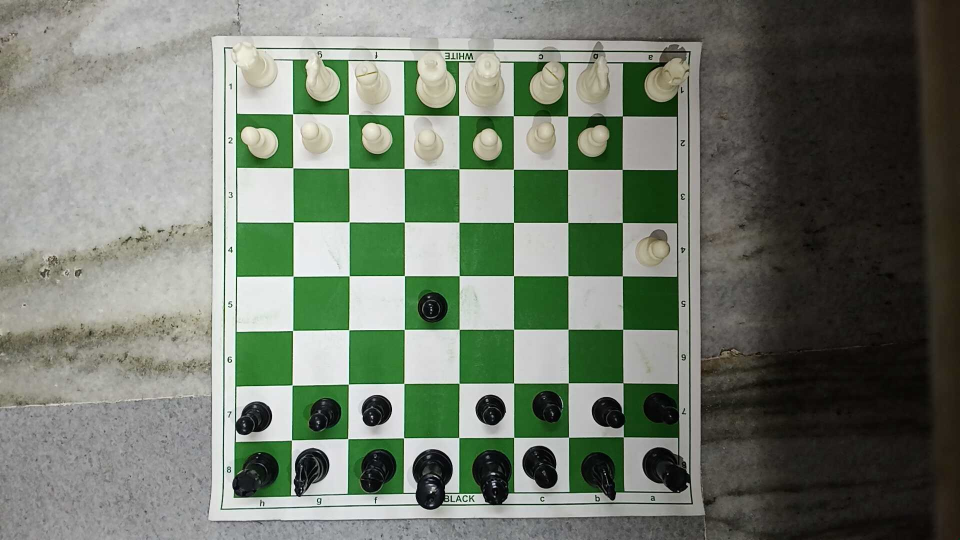
#> input picture images/mobile_frame.jpg, 1920 x 1080 px (shown at 1/2 size)
$ jupyter execute --allow-errors Untitled.ipynb
#> lines starting #> are read from the running program, lines starting #| are printed output that depends on the picture; after the words box and inside, x2 and y2 are one past the last pixel; in counts of white or black regions, pixels touching at a corner belong together
### utils/chessboard_processor.py
import math
import operator
import sys
from collections import defaultdict

import numpy as np
import cv2

import scipy.spatial as spatial
import scipy.cluster as clstr


def canny(img):
    # Maybe add some auto thresholding here
    edges = cv2.Canny(img, 80, 200)
    return edges


def hough_lines(img):
    rho, theta, thresh = 2, np.pi / 180, 600
    return cv2.HoughLines(img, rho, theta, thresh)


def sort_lines(lines):
    """
    Sorts lines by horizontal and vertical
    """
    h = []
    v = []
    for i in range(lines.shape[0]):
        rho = lines[i][0][0]
        theta = lines[i][0][1]
        if theta < np.pi / 4 or theta > np.pi - np.pi / 4:
            v.append([rho, theta])
        else:
            h.append([rho, theta])
    return h, v


def calculate_intersections(h, v):
    """
    Finds the intersection of two lines given in Hesse normal form.
    See https://stackoverflow.com/a/383527/5087436
    """
    points = []
    for rho1, theta1 in h:
        for rho2, theta2 in v:
            A = np.array([
                [np.cos(theta1), np.sin(theta1)],
                [np.cos(theta2), np.sin(theta2)]
            ])
            b = np.array([[rho1], [rho2]])
            point = np.linalg.solve(A, b)
            point = int(np.round(point[0])), int(np.round(point[1]))
            points.append(point)
    return np.array(points)


def cluster_intersections(points, max_dist=40):
    # I want to change this to kmeans
    Y = spatial.distance.pdist(points)
    Z = clstr.hierarchy.single(Y)
    T = clstr.hierarchy.fcluster(Z, max_dist, 'distance')
    clusters = defaultdict(list)
    for i in range(len(T)):
        clusters[T[i]].append(points[i])
    clusters = clusters.values()
    clusters = map(lambda arr: (np.mean(np.array(arr)[:, 0]), np.mean(np.array(arr)[:, 1])), clusters)

    result = []
    for point in clusters:
        result.append([point[0], point[1]])
    return result


def find_chessboard_corners(points):
    """
    Code from https://medium.com/@neshpatel/solving-sudoku-part-ii-9a7019d196a2
    """
    # Bottom-right point has the largest (x + y) value
    # Top-left has point smallest (x + y) value
    # Bottom-left point has smallest (x - y) value
    # Top-right point has largest (x - y) value
    bottom_right, _ = max(enumerate([pt[0] + pt[1] for pt in points]), key=operator.itemgetter(1))
    top_left, _ = min(enumerate([pt[0] + pt[1] for pt in points]), key=operator.itemgetter(1))
    bottom_left, _ = min(enumerate([pt[0] - pt[1] for pt in points]), key=operator.itemgetter(1))
    top_right, _ = max(enumerate([pt[0] - pt[1] for pt in points]), key=operator.itemgetter(1))
    return [points[top_left], points[top_right], points[bottom_left], points[bottom_right]]


def distance_between(p1, p2):
    """
    Code from https://medium.com/@neshpatel/solving-sudoku-part-ii-9a7019d196a2
    """
    a = p2[0] - p1[0]
    b = p2[1] - p1[1]
    return np.sqrt((a ** 2) + (b ** 2))


def warp_image(img, edges):
    """
    Code from https://medium.com/@neshpatel/solving-sudoku-part-ii-9a7019d196a2
    """
    top_left, top_right, bottom_left, bottom_right = edges[0], edges[1], edges[2], edges[3]

    # Explicitly set the data type to float32 or 'getPerspectiveTransform' will throw an error
    warp_src = np.array([top_left, top_right, bottom_right, bottom_left], dtype='float32')

    side = max([
        distance_between(bottom_right, top_right),
        distance_between(top_left, bottom_left),
        distance_between(bottom_right, bottom_left),
        distance_between(top_left, top_right)
    ])

    # Describe a square with side of the calculated length, this is the new perspective we want to warp to
    warp_dst = np.array([[0, 0], [side - 1, 0], [side - 1, side - 1], [0, side - 1]], dtype='float32')

    # Gets the transformation matrix for skewing the image to fit a square by comparing the 4 before and after points
    m = cv2.getPerspectiveTransform(warp_src, warp_dst)

    # Performs the transformation on the original image
    return cv2.warpPerspective(img, m, (int(side), int(side)))


def cut_chessboard(img, output_path="boxes", output_prefix="box"):
    side_len = int(img.shape[0] / 8)
    for i in range(8):
        for j in range(8):
            row_ind1 = i * side_len
            row_ind2 = (i+1) * side_len

            col_ind1 = j * side_len
            col_ind2 = (j+1) * side_len
            tile = img[row_ind1:row_ind2, col_ind1:col_ind2]
            box_idx = j + i * 8
            if  box_idx <= 15 or box_idx >= 48:
                if box_idx < 10:
                    cv2.imwrite(output_path +"/"+ output_prefix + "-0" + str(j + i * 8) + "-true.jpg", tile)
                else:
                    cv2.imwrite(output_path +"/"+ output_prefix + "-" + str(j + i * 8) + "-true.jpg", tile)
            else:
                cv2.imwrite(output_path +"/"+ output_prefix + "-" + str(j + i * 8) + ".jpg", tile)


def resize_image(img):
    """
    Resizes image to a maximum width of 800px
    """
    width = img.shape[1]
    if width > 800:
        scale = 800 / width
        return cv2.resize(img, None, fx=scale, fy=scale)
    else:
        return img


def process_chessboard(src_path, output_path, output_prefix="", debug=False):
#> called with src_path = 'images/mobile_frame.jpg', output_path = 'images/box_folder/', output_prefix = 'box', debug = True
    try:
        src = cv2.imread(src_path)
#> src is the input picture: shape (1080, 1920, 3); mean B, G, R 108.7, 122.1, 113.7
    except:
        src = src_path

    if src is None:
        sys.exit("There is no file with this path!")

    src = resize_image(src)
#> in resize_image, `return cv2.resize(img, None, fx=scale, fy=scale)`:
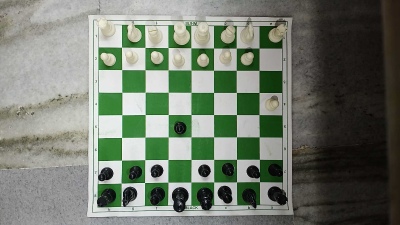
#> returned value: shape (450, 800, 3) (shown at 1/2 size); mean of channels 0, 1, 2 108.7, 122.1, 113.7; drawn as B, G, R
    src_copy = src.copy()

    # Convert to grayscale
    process = cv2.cvtColor(src, cv2.COLOR_BGR2GRAY)
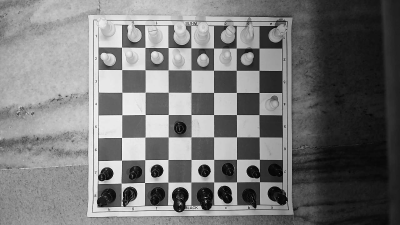
#> process: shape (450, 800) (shown at 1/2 size); min 0, max 250, mean 118.1

    if debug:
        cv2.imshow("Grayscale", process)
        cv2.imwrite('results/grayscale.png', process)
        cv2.waitKey()
        cv2.destroyWindow("Grayscale")

    # Blur to remove disturbing things
    process = cv2.blur(process, (4, 4))
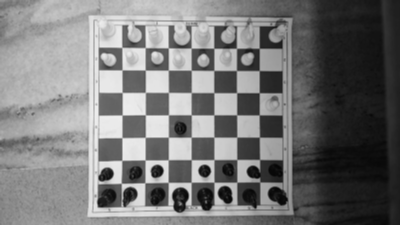
#> process: shape (450, 800) (shown at 1/2 size); min 5, max 242, mean 118.2

    if debug:
        cv2.imshow("Blur", process)
        cv2.imwrite('results/blur.png', process)
        cv2.waitKey()
        cv2.destroyWindow("Blur")

    # Use Canny Edge Detector https://en.wikipedia.org/wiki/Canny_edge_detector
    process = canny(process)
#> in canny, `edges = cv2.Canny(img, 80, 200)`:
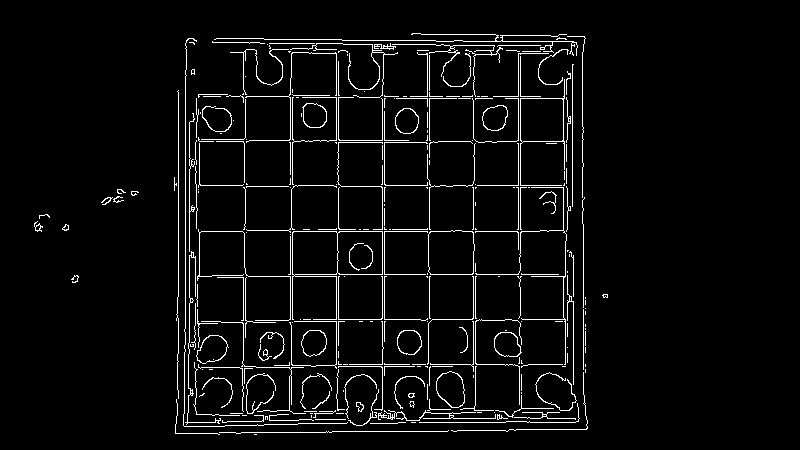
#> edges: shape (450, 800); 4.3% white in thin lines or dots, all inside (x1, y1, x2, y2) = (34, 33, 608, 435)

    if debug:
        cv2.imshow("Canny", process)
        cv2.imwrite('results/canny.png', process)
        cv2.waitKey()
        cv2.destroyWindow("Canny")

    # Dilate image (thicker lines)
    process = cv2.dilate(process, np.ones((3, 3), dtype=np.uint8))
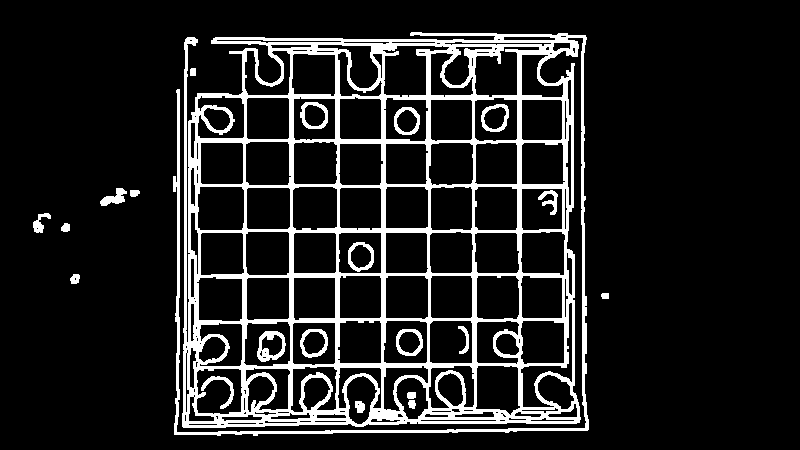
#> process: shape (450, 800); 12.8% white; 21 white regions, largest, box (x1, y1, x2, y2) and area: (173, 32, 589, 436) 42381, (257, 331, 286, 362) 421, (300, 329, 328, 358) 300

    if debug:
        cv2.imshow("Dilate", process)
        cv2.imwrite('results/dilate.png', process)
        cv2.waitKey()
        cv2.destroyWindow("Dilate")

    # Use Hough transform to detect lines https://en.wikipedia.org/wiki/Hough_transform
    lines = hough_lines(process)
#> lines = 37 rows, first 8: [520, 0], [428, 0], [244, 0], [384, 0], [292, 0], [336, 0], [572, 0], [196, 0]

    # Sort lines by horizontal and vertical
    h, v = sort_lines(lines)
#> the loop in sort_lines, `for i in range(lines.shape[0]):` made 37 passes
#> after the loop in sort_lines, `for i in range(lines.shape[0]):`: h = [[230, 1.57], [140, 1.57], [274, 1.57], [96, 1.57], [422, 1.57], [184, 1.57], [372, 1.55], [438, 1.55], [430, 1.55], [364, 1.57], [90, 1.59], [320, 1.57], [40, 1.57], [426, 1.55], [418, 1.55], [134, 1.59], [326, 1.55], [436, 1.52], [282, 1.55], [434, 1.54], [38, 1.59]]; v = [[520, 0], [428, 0], [244, 0], [384, 0], [292, 0], [336, 0], [572, 0], [196, 0], [184, 0], [564, 0], [472, 0], [188, 0], [584, 0], [-516, 3.12], [248, 0.0175], [-470, 3.12]]

    if debug:
        render_lines(src_copy, h, (0, 255, 0))
#> the loop in render_lines, `for rho, theta in lines:` made 21 passes
#> after the loop in render_lines, `for rho, theta in lines:`:
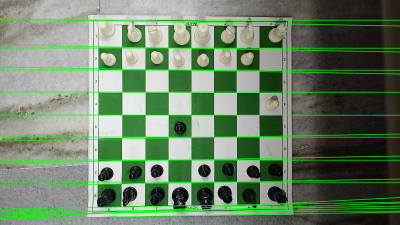
#> img: shape (450, 800, 3) (shown at 1/2 size); mean B, G, R 101.9, 130.1, 106.7
        render_lines(src_copy, v, (0, 0, 255))
#> call 2 of render_lines, with color = (0, 0, 255)
#> the loop in render_lines (call 2), `for rho, theta in lines:` made 16 passes
#> after the loop in render_lines (call 2), `for rho, theta in lines:`:
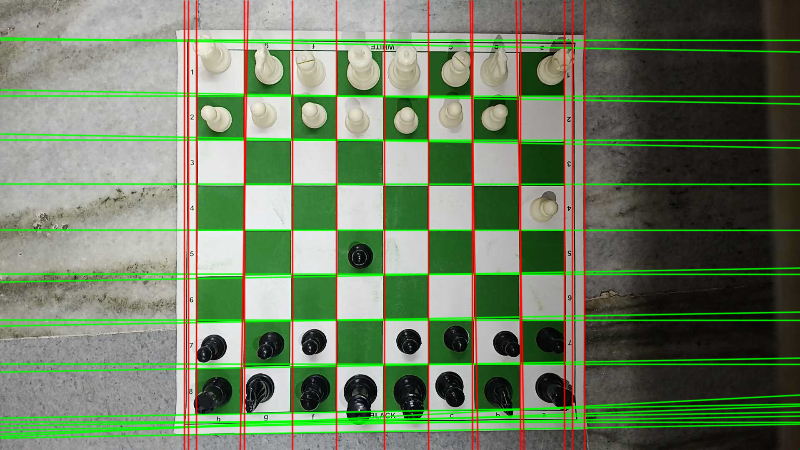
#> img: shape (450, 800, 3); 5.57% of pixels changed, all inside (x1, y1, x2, y2) = (183, 0, 586, 450)
        cv2.imshow("Sorted lines", src_copy)
        cv2.imwrite('results/sorted-lines.png', src_copy)
        cv2.waitKey()
        cv2.destroyWindow("Sorted lines")

    if len(h) < 9 or len(v) < 9:
        print("There are not enough horizontal and vertical lines in this image. Try it anyway!")

    # Calculate intersections of the horizontal and vertical lines
    intersections = calculate_intersections(h, v)
#> the loop in calculate_intersections, `for rho1, theta1 in h:` made 21 passes
#> after the loop in calculate_intersections, `for rho1, theta1 in h:`: points = 336 pairs, first value 184 to 584, second value 40 to 435
#> intersections has the same summary as points in calculate_intersections

    if debug:
        render_intersections(src_copy, intersections, (255, 0, 0), 1)
#> the loop in render_intersections, `for point in points:` made 336 passes
#> after the loop in render_intersections, `for point in points:`:
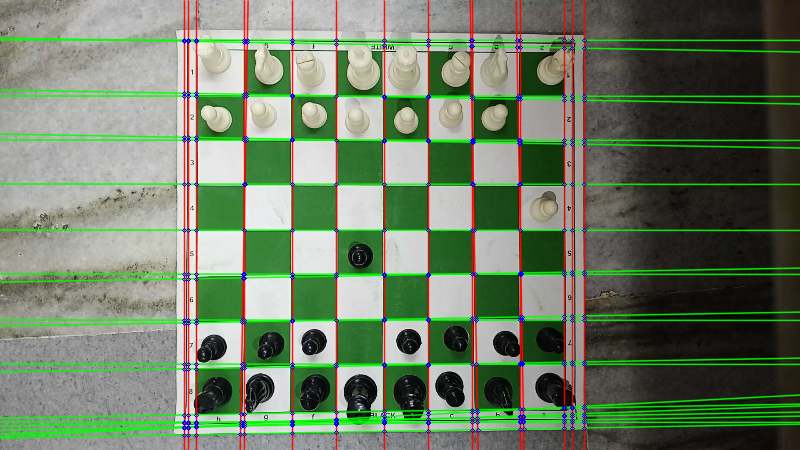
#> img: shape (450, 800, 3); 0.64% of pixels changed, all inside (x1, y1, x2, y2) = (182, 38, 587, 438)
        cv2.imshow("Intersections", src_copy)
        cv2.imwrite('results/intersections.png', src_copy)
        cv2.waitKey()
        cv2.destroyWindow("Intersections")

    # Cluster intersection since there are many
    clustered = cluster_intersections(intersections)
#> in cluster_intersections, `Z = clstr.hierarchy.single(Y)`: Z = 335 rows, first 6: [0, 13, 0, 2], [224, 272, 0, 2], [237, 285, 0, 2], [74, 138, 0, 2], [218, 314, 0, 2], [79, 143, 0, 2]
#> in cluster_intersections, `T = clstr.hierarchy.fcluster(Z, max_dist, 'distance')`: T = 336 values, max 79 at index 85, min 1 at index 199, mean 39.28
#> clustered = 79 pairs, first value 189.3 to 573.3, second value 40.5 to 425.2

    if debug:
        src_copy = src.copy()
        render_intersections(src_copy, clustered, (255, 0, 0), 5)
#> call 2 of render_intersections, with color = (255, 0, 0), size = 5
#> the loop in render_intersections (call 2), `for point in points:` made 79 passes
#> after the loop in render_intersections (call 2), `for point in points:`:
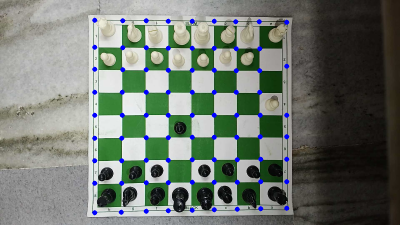
#> img: shape (450, 800, 3) (shown at 1/2 size); mean B, G, R 110.5, 119.4, 111.4
        cv2.imshow("Clustered Intersections", src_copy)
        cv2.imwrite('results/clustered-intersections.png', src_copy)
        cv2.waitKey()
        cv2.destroyWindow("Clustered Intersections")

    if len(clustered) != 81:
        print("Something is wrong. There are " + str(len(intersections)) + " instead of 81 intersections.")
#| Something is wrong. There are 336 instead of 81 intersections.

    # Find outer corners of the chessboard
    corners = find_chessboard_corners(clustered)
#> in find_chessboard_corners, `bottom_right, _ = max(enumerate([pt[0] + pt[1] for pt in points]), key..`: bottom_right = 41
#> in find_chessboard_corners, `top_left, _ = min(enumerate([pt[0] + pt[1] for pt in points]), key=ope..`: top_left = 77
#> in find_chessboard_corners, `bottom_left, _ = min(enumerate([pt[0] - pt[1] for pt in points]), key=..`: bottom_left = 42
#> in find_chessboard_corners, `top_right, _ = max(enumerate([pt[0] - pt[1] for pt in points]), key=op..`: top_right = 76
#> corners = [[189.3, 40.5], [573.3, 44], [189.3, 425.2], [573.3, 416.4]]

    if debug:
        src_copy = src.copy()
        render_intersections(src_copy, corners, (255, 0, 0), 5)
        cv2.imshow("Corners", src_copy)
        cv2.imwrite('results/corners.png', src_copy)
        cv2.waitKey()
        cv2.destroyWindow("Corners")

    # Warp and crop image
    dst = warp_image(src, corners)
#> in warp_image, `top_left, top_right, bottom_left, bottom_right = edges[0], edges[1], e..`: top_left = [189.3, 40.5]; top_right = [573.3, 44]; bottom_left = [189.3, 425.2]; bottom_right = [573.3, 416.4]
#> in warp_image, `warp_src = np.array([top_left, top_right, bottom_right, bottom_left], ..`: warp_src = [[189.3, 40.5], [573.3, 44], [573.3, 416.4], [189.3, 425.2]]
#> in distance_between, `a = p2[0] - p1[0]`: a = 0
#> in distance_between, `b = p2[1] - p1[1]`: b = -372.4
#> in warp_image, `side = max([ distance_between(bottom_right, top_right), distance_betwe..`: side = 384.7
#> in warp_image, `warp_dst = np.array([[0, 0], [side - 1, 0], [side - 1, side - 1], [0, ..`: warp_dst = [[0, 0], [383.7, 0], [383.7, 383.7], [0, 383.7]]
#> in warp_image, `m = cv2.getPerspectiveTransform(warp_src, warp_dst)`: m = [[0.952, 3.4e-18, -180.3], [-0.00895, 0.982, -38.08], [-8.17e-05, -9.11e-20, 1]]
#> in warp_image, `return cv2.warpPerspective(img, m, (int(side), int(side)))`:
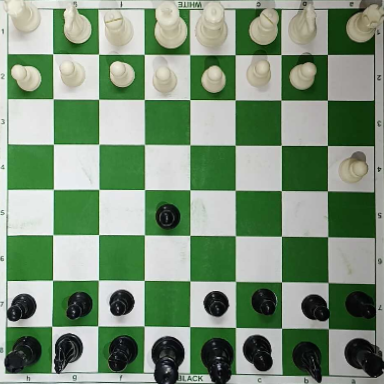
#> returned value: shape (384, 384, 3); mean of channels 0, 1, 2 120.3, 146.1, 123.1; drawn as B, G, R

    if debug:
        cv2.imshow("Warped", dst)
        cv2.imwrite('results/warped.png', dst)
        cv2.waitKey()
        cv2.destroyWindow("Warped")

    # Cut chessboard into 64 tiles
    cut_chessboard(dst, output_path, output_prefix)
#> (the rest of the program and of its run is left out)
